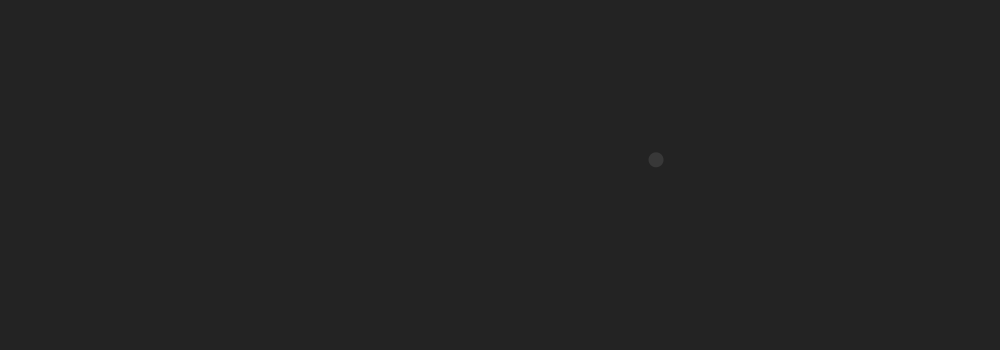
Frame 1 (no input)
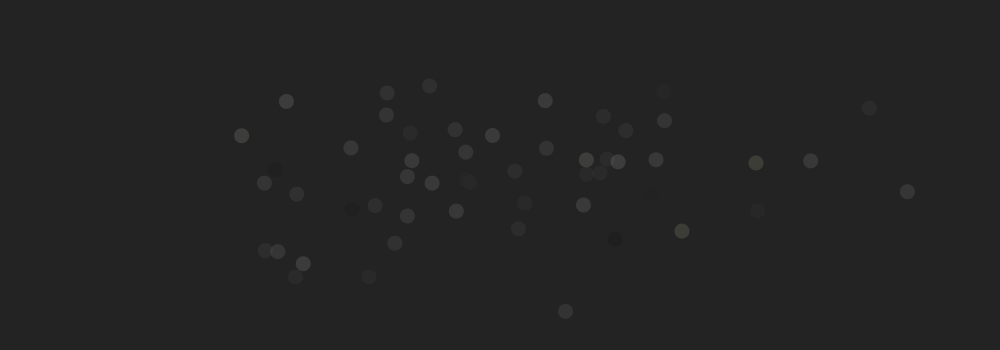
Frame 60 (the mouse pressed at the canvas centre just before this capture)
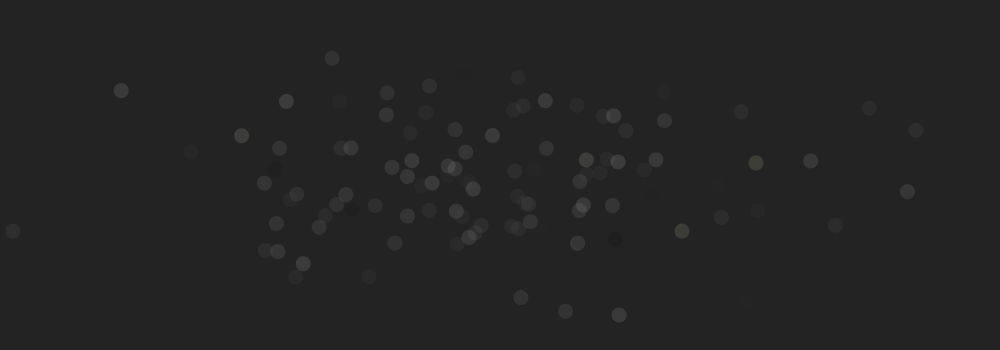
Frame 120 (the mouse held since frame 60 and released just before this capture)

The Processing sketch that drew these frames (run headless with seeded random() and noise(); from frame 60 on, the mouse is pressed at the canvas centre):

// Processing sketch: exercise_4
// ── exercise_4.pde
import java.util.Random;

Random generator;
float meanColor = 150;
float sdColor = 255 * 0.3;
float meanx;
float meany;
float sdx;
float sdy;

void setup() {
  size(1000, 350); 
  background(35);
  noStroke();
  generator = new Random(); 
  meanx = width / 2.0;
  meany = height / 2.0;
  sdx = meanx * 0.3;
  sdy = meany * 0.3;
}

void draw() {
  float randx = (float)generator.nextGaussian(); 
  float randy = (float)generator.nextGaussian(); 
  float randColor = (float)generator.nextGaussian(); 
  float x = (randx * sdx) + meanx;
  float y = (randy * sdy) + meany;
  int c = (int)((randColor * sdColor) + meanColor); 
  fill(c, 30);
  circle(x, y, 15);
}

//conclusion: normal distribution can be used to randomize postion but is too subtle for generating a diverse color pallete
